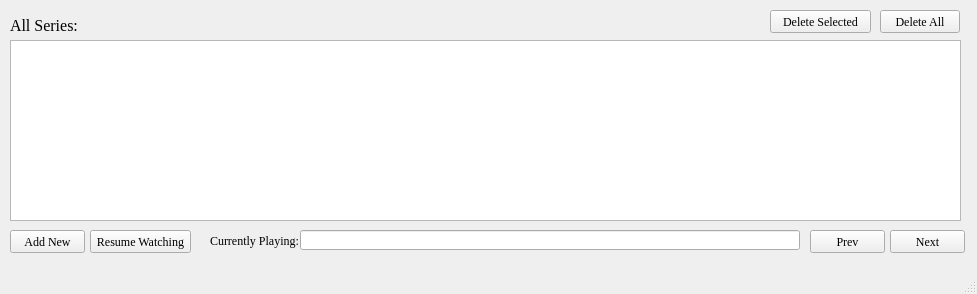
<?xml version="1.0" encoding="UTF-8"?>
<ui version="4.0">
 <class>Playlist_Viewer</class>
 <widget class="QMainWindow" name="Playlist_Viewer">
  <property name="geometry">
   <rect>
    <x>0</x>
    <y>0</y>
    <width>977</width>
    <height>294</height>
   </rect>
  </property>
  <property name="font">
   <font>
    <family>Times New Roman</family>
   </font>
  </property>
  <property name="windowTitle">
   <string>Playlist Viewer</string>
  </property>
  <property name="autoFillBackground">
   <bool>false</bool>
  </property>
  <property name="styleSheet">
   <string notr="true"/>
  </property>
  <widget class="QWidget" name="centralwidget">
   <widget class="QLabel" name="label_show">
    <property name="geometry">
     <rect>
      <x>10</x>
      <y>10</y>
      <width>131</width>
      <height>31</height>
     </rect>
    </property>
    <property name="font">
     <font>
      <family>Times New Roman</family>
      <pointsize>12</pointsize>
     </font>
    </property>
    <property name="text">
     <string>All Series:</string>
    </property>
   </widget>
   <widget class="QListWidget" name="list_locations">
    <property name="geometry">
     <rect>
      <x>10</x>
      <y>40</y>
      <width>951</width>
      <height>181</height>
     </rect>
    </property>
    <property name="font">
     <font>
      <family>Times New Roman</family>
      <pointsize>12</pointsize>
     </font>
    </property>
   </widget>
   <widget class="QPushButton" name="button_add">
    <property name="geometry">
     <rect>
      <x>10</x>
      <y>230</y>
      <width>75</width>
      <height>23</height>
     </rect>
    </property>
    <property name="text">
     <string>Add New</string>
    </property>
   </widget>
   <widget class="QPushButton" name="button_resume">
    <property name="geometry">
     <rect>
      <x>90</x>
      <y>230</y>
      <width>101</width>
      <height>23</height>
     </rect>
    </property>
    <property name="text">
     <string>Resume Watching</string>
    </property>
   </widget>
   <widget class="QScrollArea" name="scrollarea_list">
    <property name="geometry">
     <rect>
      <x>10</x>
      <y>40</y>
      <width>951</width>
      <height>181</height>
     </rect>
    </property>
    <property name="widgetResizable">
     <bool>true</bool>
    </property>
    <widget class="QWidget" name="scrollAreaWidgetContents">
     <property name="geometry">
      <rect>
       <x>0</x>
       <y>0</y>
       <width>949</width>
       <height>179</height>
      </rect>
     </property>
    </widget>
   </widget>
   <widget class="QPushButton" name="button_deleteall">
    <property name="geometry">
     <rect>
      <x>880</x>
      <y>10</y>
      <width>80</width>
      <height>23</height>
     </rect>
    </property>
    <property name="text">
     <string>Delete All</string>
    </property>
   </widget>
   <widget class="QPushButton" name="button_deleteselected">
    <property name="geometry">
     <rect>
      <x>770</x>
      <y>10</y>
      <width>101</width>
      <height>23</height>
     </rect>
    </property>
    <property name="text">
     <string>Delete Selected</string>
    </property>
   </widget>
   <widget class="QLabel" name="label">
    <property name="geometry">
     <rect>
      <x>210</x>
      <y>230</y>
      <width>101</width>
      <height>21</height>
     </rect>
    </property>
    <property name="text">
     <string>Currently Playing:</string>
    </property>
   </widget>
   <widget class="QLineEdit" name="entry_curplay">
    <property name="geometry">
     <rect>
      <x>300</x>
      <y>230</y>
      <width>500</width>
      <height>20</height>
     </rect>
    </property>
   </widget>
   <widget class="QPushButton" name="button_prev">
    <property name="geometry">
     <rect>
      <x>810</x>
      <y>230</y>
      <width>75</width>
      <height>23</height>
     </rect>
    </property>
    <property name="text">
     <string>Prev</string>
    </property>
   </widget>
   <widget class="QPushButton" name="button_next">
    <property name="geometry">
     <rect>
      <x>890</x>
      <y>230</y>
      <width>75</width>
      <height>23</height>
     </rect>
    </property>
    <property name="text">
     <string>Next</string>
    </property>
   </widget>
   <zorder>scrollarea_list</zorder>
   <zorder>list_locations</zorder>
   <zorder>label_show</zorder>
   <zorder>button_add</zorder>
   <zorder>button_resume</zorder>
   <zorder>button_deleteall</zorder>
   <zorder>button_deleteselected</zorder>
   <zorder>label</zorder>
   <zorder>entry_curplay</zorder>
   <zorder>button_prev</zorder>
   <zorder>button_next</zorder>
  </widget>
  <widget class="QMenuBar" name="menubar">
   <property name="geometry">
    <rect>
     <x>0</x>
     <y>0</y>
     <width>977</width>
     <height>21</height>
    </rect>
   </property>
  </widget>
  <widget class="QStatusBar" name="statusbar"/>
 </widget>
 <resources/>
 <connections/>
</ui>
